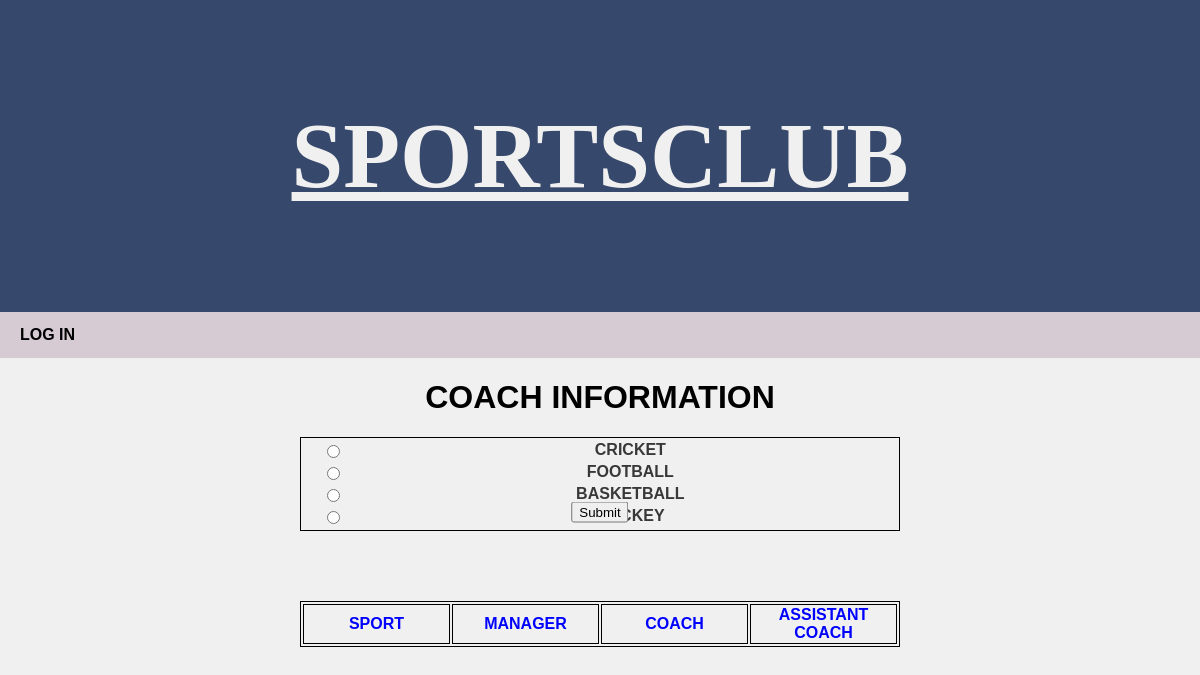
/coaches/coaches.php, run on the app's committed database.
### tables this page shows
CREATE TABLE `sports` (
  `sport_id` int(11) NOT NULL,
  `sport_name` varchar(50) NOT NULL,
  `manager` varchar(50) NOT NULL,
  `coach` varchar(50) NOT NULL,
  `assistant_coach` varchar(50) NOT NULL
);

### coaches/coaches.php (the view, shortened to what this page needs)
<?php
include('db.php');
?>
<!DOCTYPE html>
<html>
<head>
</head>
<body>
<div class="header">
  <h1><a href="/homepage/homepage.php">SPORTSCLUB</a></h1>
</div>
<div class="navbar">
  <a href="/psms/login.php">LOG IN </a>
</div>
<h1 style="text-align:center">COACH INFORMATION</h1>
<form name="form" method="post" action="">
<table border="0" width="60%">
<tr>
<?php
$count = 0;
$query = mysqli_query($con,"SELECT * FROM sports");
foreach($query as $row){
	$count++;
?>
<td width="3%"><input type="radio" name="sports[]" value="<?php echo $row["sport_id"]; ?>"></td>
<td width="30%"><strong><?php echo $row["sport_name"]; ?></strong></td>
<?php
if($count == 1) {
        echo '</tr><tr>';
        $count = 0;
    }
} ?>
</tr>
</table>
<div class="center">
<input type="submit" name="submit" value="Submit">
</div>
</form>
<br>
<br><br>
<table>
  <tr>
  <th style="color:blue;">SPORT</th>
  <th style="color:blue;">MANAGER</th>
  <th style="color:blue;">COACH</th>
  <th style="color:blue;">ASSISTANT COACH</th>
  </tr>
</table>
</body>
</html>

### coaches/coaches.php (style rules this page uses)
body { font-family: Arial, Helvetica, sans-serif; margin: 0; background-color:#f0f0f0 }
table,tr,th { width:50%; border-collapse:separate; table-layout:fixed; color:#383838; text-align:center; border: 1px solid black; margin-left: auto; margin-right: auto; }
.header { padding: 40px; font-weight:900; text-align: center; background: #36486b; }
.header a { color:#f0f0f0; }
.header h1 { font-size: 93px; font-family: 'Permanent Marker', cursive; }
.navbar { overflow: hidden; background-color: #d6cbd3; font-weight:600; }
.navbar a { float: left; display: block; color: black; text-align: center; padding: 14px 20px; text-decoration: none; }
.center { margin: 0; position: absolute; top: 64%; left: 50%; -ms-transform: translate(-50%, -50%); transform: translate(-50%, -50%); }

### data on the page
sports: sport_name "CRICKET"
sports: sport_name "FOOTBALL"
sports: sport_name "BASKETBALL"
sports: sport_name "HOCKEY"
